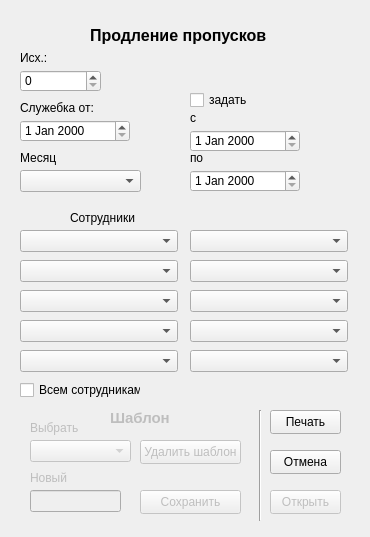
<?xml version="1.0" encoding="UTF-8"?>
<ui version="4.0">
 <class>Form</class>
 <widget class="QWidget" name="Form">
  <property name="geometry">
   <rect>
    <x>0</x>
    <y>0</y>
    <width>370</width>
    <height>537</height>
   </rect>
  </property>
  <property name="windowTitle">
   <string>Form</string>
  </property>
  <widget class="QLabel" name="label_5">
   <property name="geometry">
    <rect>
     <x>70</x>
     <y>210</y>
     <width>101</width>
     <height>16</height>
    </rect>
   </property>
   <property name="text">
    <string>Сотрудники</string>
   </property>
  </widget>
  <widget class="QLabel" name="label_6">
   <property name="geometry">
    <rect>
     <x>90</x>
     <y>20</y>
     <width>191</width>
     <height>31</height>
    </rect>
   </property>
   <property name="font">
    <font>
     <pointsize>12</pointsize>
     <bold>true</bold>
    </font>
   </property>
   <property name="text">
    <string>Продление пропусков</string>
   </property>
  </widget>
  <widget class="QCheckBox" name="cb_all">
   <property name="geometry">
    <rect>
     <x>20</x>
     <y>380</y>
     <width>121</width>
     <height>20</height>
    </rect>
   </property>
   <property name="text">
    <string>Всем сотрудникам</string>
   </property>
  </widget>
  <widget class="QPushButton" name="b_ok">
   <property name="geometry">
    <rect>
     <x>270</x>
     <y>410</y>
     <width>71</width>
     <height>24</height>
    </rect>
   </property>
   <property name="text">
    <string>Печать</string>
   </property>
  </widget>
  <widget class="QPushButton" name="b_cancel">
   <property name="geometry">
    <rect>
     <x>270</x>
     <y>450</y>
     <width>71</width>
     <height>24</height>
    </rect>
   </property>
   <property name="text">
    <string>Отмена</string>
   </property>
  </widget>
  <widget class="QDateEdit" name="d_note">
   <property name="geometry">
    <rect>
     <x>20</x>
     <y>120</y>
     <width>110</width>
     <height>22</height>
    </rect>
   </property>
  </widget>
  <widget class="QLabel" name="label_7">
   <property name="geometry">
    <rect>
     <x>20</x>
     <y>100</y>
     <width>101</width>
     <height>16</height>
    </rect>
   </property>
   <property name="text">
    <string>Служебка от:</string>
   </property>
  </widget>
  <widget class="QSpinBox" name="number">
   <property name="geometry">
    <rect>
     <x>20</x>
     <y>70</y>
     <width>81</width>
     <height>22</height>
    </rect>
   </property>
   <property name="maximum">
    <number>10000</number>
   </property>
  </widget>
  <widget class="QLabel" name="label_8">
   <property name="geometry">
    <rect>
     <x>20</x>
     <y>50</y>
     <width>49</width>
     <height>16</height>
    </rect>
   </property>
   <property name="text">
    <string>Исх.:</string>
   </property>
  </widget>
  <widget class="QPushButton" name="b_open">
   <property name="enabled">
    <bool>false</bool>
   </property>
   <property name="geometry">
    <rect>
     <x>270</x>
     <y>490</y>
     <width>71</width>
     <height>24</height>
    </rect>
   </property>
   <property name="text">
    <string>Открыть</string>
   </property>
  </widget>
  <widget class="Line" name="line">
   <property name="geometry">
    <rect>
     <x>250</x>
     <y>410</y>
     <width>20</width>
     <height>111</height>
    </rect>
   </property>
   <property name="orientation">
    <enum>Qt::Vertical</enum>
   </property>
  </widget>
  <widget class="QComboBox" name="comboBox">
   <property name="enabled">
    <bool>false</bool>
   </property>
   <property name="geometry">
    <rect>
     <x>30</x>
     <y>440</y>
     <width>101</width>
     <height>22</height>
    </rect>
   </property>
  </widget>
  <widget class="QLineEdit" name="lineEdit">
   <property name="enabled">
    <bool>false</bool>
   </property>
   <property name="geometry">
    <rect>
     <x>30</x>
     <y>490</y>
     <width>91</width>
     <height>22</height>
    </rect>
   </property>
  </widget>
  <widget class="QLabel" name="label_11">
   <property name="enabled">
    <bool>false</bool>
   </property>
   <property name="geometry">
    <rect>
     <x>110</x>
     <y>410</y>
     <width>91</width>
     <height>16</height>
    </rect>
   </property>
   <property name="font">
    <font>
     <pointsize>11</pointsize>
     <italic>false</italic>
     <bold>true</bold>
    </font>
   </property>
   <property name="text">
    <string>Шаблон</string>
   </property>
  </widget>
  <widget class="QLabel" name="label_10">
   <property name="enabled">
    <bool>false</bool>
   </property>
   <property name="geometry">
    <rect>
     <x>30</x>
     <y>420</y>
     <width>49</width>
     <height>16</height>
    </rect>
   </property>
   <property name="text">
    <string>Выбрать</string>
   </property>
  </widget>
  <widget class="QLabel" name="label_12">
   <property name="enabled">
    <bool>false</bool>
   </property>
   <property name="geometry">
    <rect>
     <x>30</x>
     <y>470</y>
     <width>49</width>
     <height>16</height>
    </rect>
   </property>
   <property name="text">
    <string>Новый</string>
   </property>
  </widget>
  <widget class="QPushButton" name="b_save">
   <property name="enabled">
    <bool>false</bool>
   </property>
   <property name="geometry">
    <rect>
     <x>140</x>
     <y>490</y>
     <width>101</width>
     <height>24</height>
    </rect>
   </property>
   <property name="text">
    <string>Сохранить</string>
   </property>
  </widget>
  <widget class="QPushButton" name="b_kill">
   <property name="enabled">
    <bool>false</bool>
   </property>
   <property name="geometry">
    <rect>
     <x>140</x>
     <y>440</y>
     <width>101</width>
     <height>24</height>
    </rect>
   </property>
   <property name="text">
    <string>Удалить шаблон</string>
   </property>
  </widget>
  <widget class="QComboBox" name="worker_1">
   <property name="geometry">
    <rect>
     <x>20</x>
     <y>230</y>
     <width>158</width>
     <height>22</height>
    </rect>
   </property>
  </widget>
  <widget class="QComboBox" name="worker_2">
   <property name="geometry">
    <rect>
     <x>20</x>
     <y>260</y>
     <width>158</width>
     <height>22</height>
    </rect>
   </property>
  </widget>
  <widget class="QComboBox" name="worker_3">
   <property name="geometry">
    <rect>
     <x>20</x>
     <y>290</y>
     <width>158</width>
     <height>22</height>
    </rect>
   </property>
  </widget>
  <widget class="QComboBox" name="worker_4">
   <property name="geometry">
    <rect>
     <x>20</x>
     <y>320</y>
     <width>158</width>
     <height>22</height>
    </rect>
   </property>
  </widget>
  <widget class="QComboBox" name="worker_5">
   <property name="geometry">
    <rect>
     <x>20</x>
     <y>350</y>
     <width>158</width>
     <height>22</height>
    </rect>
   </property>
  </widget>
  <widget class="QComboBox" name="worker_6">
   <property name="geometry">
    <rect>
     <x>190</x>
     <y>230</y>
     <width>158</width>
     <height>22</height>
    </rect>
   </property>
  </widget>
  <widget class="QComboBox" name="worker_7">
   <property name="geometry">
    <rect>
     <x>190</x>
     <y>260</y>
     <width>158</width>
     <height>22</height>
    </rect>
   </property>
  </widget>
  <widget class="QComboBox" name="worker_8">
   <property name="geometry">
    <rect>
     <x>190</x>
     <y>290</y>
     <width>158</width>
     <height>22</height>
    </rect>
   </property>
  </widget>
  <widget class="QComboBox" name="worker_9">
   <property name="geometry">
    <rect>
     <x>190</x>
     <y>320</y>
     <width>158</width>
     <height>22</height>
    </rect>
   </property>
  </widget>
  <widget class="QComboBox" name="cb_month">
   <property name="geometry">
    <rect>
     <x>20</x>
     <y>170</y>
     <width>121</width>
     <height>22</height>
    </rect>
   </property>
  </widget>
  <widget class="QLabel" name="label">
   <property name="geometry">
    <rect>
     <x>20</x>
     <y>150</y>
     <width>49</width>
     <height>16</height>
    </rect>
   </property>
   <property name="text">
    <string>Месяц</string>
   </property>
  </widget>
  <widget class="QComboBox" name="worker_10">
   <property name="geometry">
    <rect>
     <x>190</x>
     <y>350</y>
     <width>158</width>
     <height>22</height>
    </rect>
   </property>
  </widget>
  <widget class="QDateEdit" name="d_from">
   <property name="geometry">
    <rect>
     <x>190</x>
     <y>130</y>
     <width>110</width>
     <height>22</height>
    </rect>
   </property>
  </widget>
  <widget class="QDateEdit" name="d_to">
   <property name="geometry">
    <rect>
     <x>190</x>
     <y>170</y>
     <width>110</width>
     <height>22</height>
    </rect>
   </property>
  </widget>
  <widget class="QLabel" name="label_2">
   <property name="geometry">
    <rect>
     <x>190</x>
     <y>110</y>
     <width>49</width>
     <height>16</height>
    </rect>
   </property>
   <property name="text">
    <string>с</string>
   </property>
  </widget>
  <widget class="QLabel" name="label_3">
   <property name="geometry">
    <rect>
     <x>190</x>
     <y>150</y>
     <width>49</width>
     <height>16</height>
    </rect>
   </property>
   <property name="text">
    <string>по</string>
   </property>
  </widget>
  <widget class="QCheckBox" name="cb_manual_set">
   <property name="geometry">
    <rect>
     <x>190</x>
     <y>90</y>
     <width>76</width>
     <height>20</height>
    </rect>
   </property>
   <property name="text">
    <string>задать</string>
   </property>
  </widget>
 </widget>
 <resources/>
 <connections/>
</ui>
